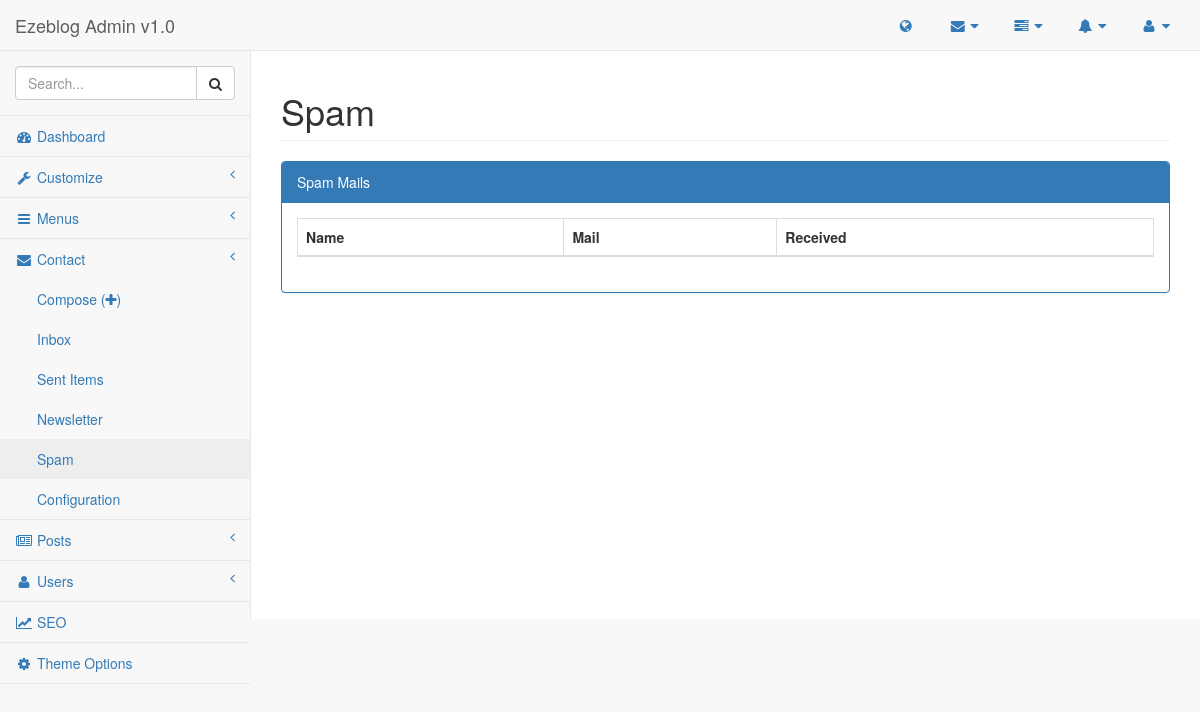
The app's page /admin/pages/spam.php (signed in), older data.
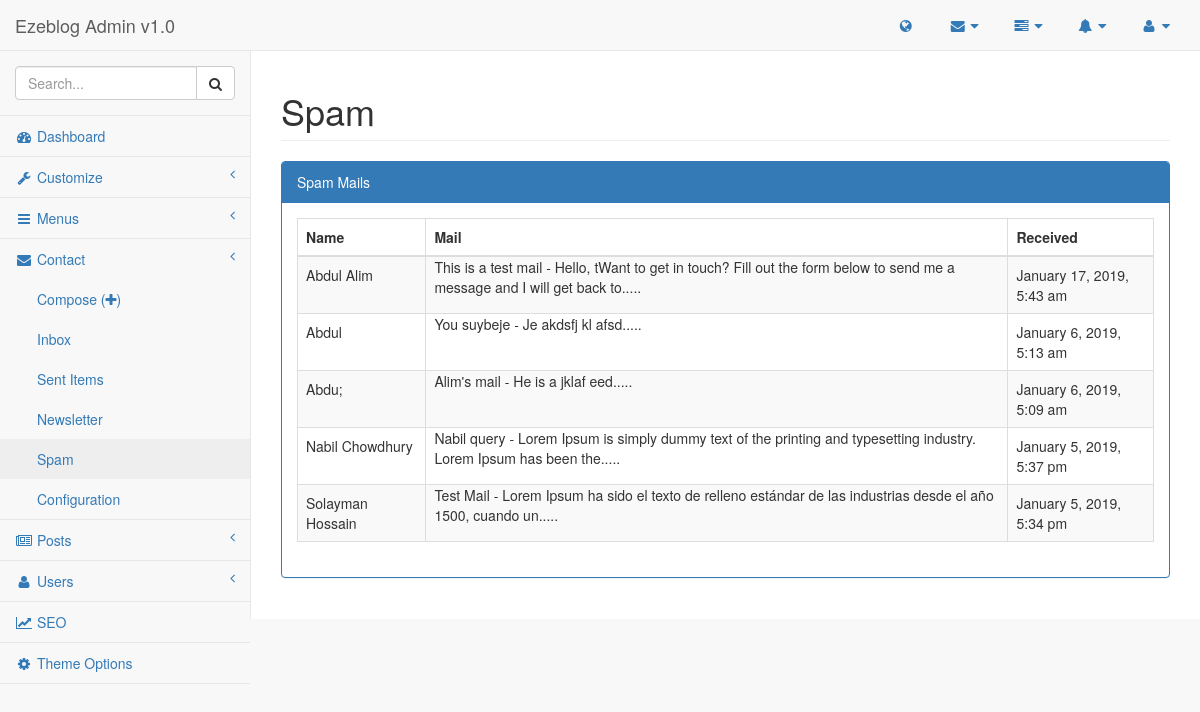
The same page, newer data.
### tables this page shows
CREATE TABLE `list_contact` (
  `id` int(11) NOT NULL,
  `name` varchar(255) NOT NULL,
  `email` varchar(255) NOT NULL,
  `subject` varchar(255) NOT NULL,
  `description` text NOT NULL,
  `status` int(11) NOT NULL DEFAULT '1',
  `created_at` timestamp NOT NULL DEFAULT CURRENT_TIMESTAMP
);

### lib/database.php (called while the page is built, shortened)
<?php
Class Database{
    public $host   = DB_HOST;
    public $user   = DB_USER;
    public $pass   = DB_PASS;
    public $name   = DB_NAME;
    public $link;
    private function connectDB(){
        $this->link = new mysqli($this->host, $this->user, $this->pass, $this->name);
    }
    public function select($query){
        $result = $this->link->query($query) or die($this->link->error.__LINE__);
        if($result->num_rows > 0){
            return $result;
        } else {
            return false;
        }
    }
}
?>

### lib/format.php (called while the page is built, shortened)
<?php
class Format{
        public function formatDate($date){
            return date('F j, Y, g:i a', strtotime($date));
        }
        public function textShorten($text, $limit = 400){
            $text = $text." ";
            $text = substr($text, 0, $limit);
            $text = substr($text, 0, strrpos($text, ' '));
            $text = $text.".....";
            return $text;
        }
    }
?>

### admin/pages/spam.php (the view, shortened to what this page needs)
<?php include '../inc/header.php'; ?>
<?php include '../inc/sidebar.php'; ?>
<div id="page-wrapper">
    <div class="row">
        <div class="col-lg-12">
            <h1 class="page-header">Spam</h1>
        </div>
    </div>
    <div class="row">
        <div class="col-lg-12">
            <div class="panel panel-primary">
                <div class="panel-heading">
                    Spam Mails
                </div>
                <div class="panel-body">
                    <table width="100%" class="table table-striped table-bordered table-hover comments" id="dataTables-contact">
                        <thead>
                        <tr>
                            <th>Name</th>
                            <th>Mail</th>
                            <th>Received</th>
                        </tr>
                        </thead>
                        <tbody>
                        <?php
                        $query = "SELECT * FROM list_contact WHERE status = '0' ORDER BY id DESC";
                        $mail = $database->select($query);
                        if($mail){
                            while($result = $mail->fetch_assoc()){
                                ?>
                                <tr class="odd gradeX">
                                    <td width="15%"><?php echo $result['name']; ?></td>
                                    <td class="mail-caption"  width="68%">
                                        <div class="mail-message">
                                            <?php echo $result['subject'].' - '.$format->textShorten($result['description'], 100); ?>
                                        </div>
                                        <div class="mail-icon-overlay">
                                        </div>
                                    </td>
                                    <td width="17%"><?php echo $format->formatDate($result['created_at']); ?></td>
                                </tr>
                                <?php
                            }
                        }
                        ?>
                        </tbody>
                    </table>
                </div>
            </div>
        </div>
    </div>
</div>
<?php include '../inc/footer.php'; ?>

Row changes from the older to the newer data that the page shows:
added list_contact: name "Abdul Alim", subject "This is a test mail", description "Hello, tWant to get in touch? Fill out the form below to send me a message and I will get back to.....", created_at "January 17, 2019, 5:43 am"
now on this page (row edited): list_contact: name "Abdul", subject "You suybeje", description "Je akdsfj kl afsd.....", created_at "January 6, 2019, 5:13 am"
now on this page (row edited): list_contact: name "Abdu;", subject "Alim's mail", description "He is a jklaf eed.....", created_at "January 6, 2019, 5:09 am"
now on this page (row edited): list_contact: name "Nabil Chowdhury", subject "Nabil query", description "Lorem Ipsum is simply dummy text of the printing and typesetting industry. Lorem Ipsum has been the.....", created_at "January 5, 2019, 5:37 pm"
now on this page (row edited): list_contact: name "Solayman Hossain", subject "Test Mail", description "Lorem Ipsum ha sido el texto de relleno estándar de las industrias desde el año 1500, cuando un.....", created_at "January 5, 2019, 5:34 pm"
